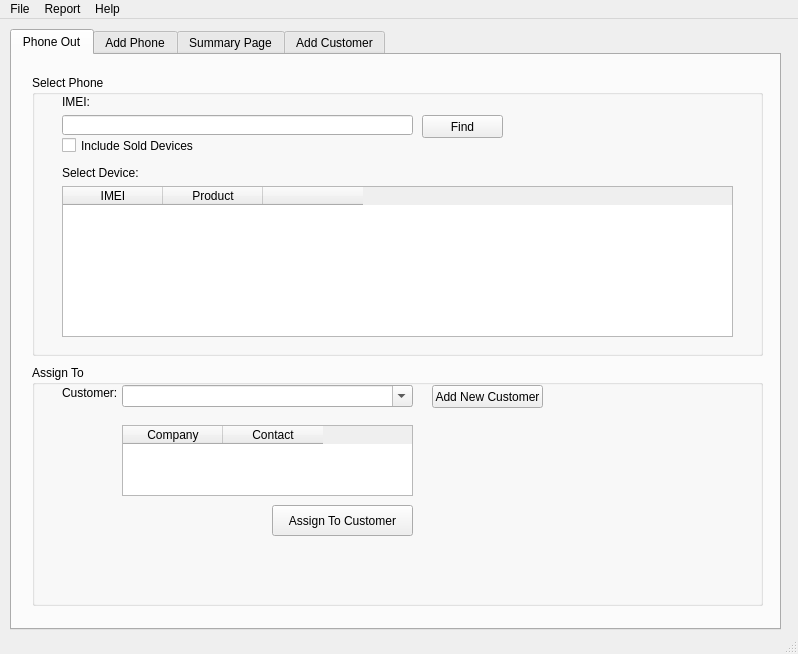
<?xml version="1.0" encoding="UTF-8"?>
<ui version="4.0">
 <class>MainWindow</class>
 <widget class="QMainWindow" name="MainWindow">
  <property name="geometry">
   <rect>
    <x>0</x>
    <y>0</y>
    <width>798</width>
    <height>654</height>
   </rect>
  </property>
  <property name="windowTitle">
   <string>MainWindow</string>
  </property>
  <widget class="QWidget" name="centralwidget">
   <widget class="QTabWidget" name="tabWindow">
    <property name="geometry">
     <rect>
      <x>10</x>
      <y>10</y>
      <width>771</width>
      <height>601</height>
     </rect>
    </property>
    <property name="currentIndex">
     <number>0</number>
    </property>
    <widget class="QWidget" name="tab_2">
     <attribute name="title">
      <string>Phone Out</string>
     </attribute>
     <widget class="QGroupBox" name="groupBox_5">
      <property name="geometry">
       <rect>
        <x>20</x>
        <y>310</y>
        <width>731</width>
        <height>241</height>
       </rect>
      </property>
      <property name="title">
       <string>Assign To</string>
      </property>
      <widget class="QPushButton" name="phoneOut_assignPhoneToCustomer_pushButton">
       <property name="geometry">
        <rect>
         <x>240</x>
         <y>140</y>
         <width>141</width>
         <height>31</height>
        </rect>
       </property>
       <property name="text">
        <string>Assign To Customer</string>
       </property>
      </widget>
      <widget class="QPushButton" name="phoneOut_addCustomer_pushButton">
       <property name="geometry">
        <rect>
         <x>400</x>
         <y>20</y>
         <width>111</width>
         <height>23</height>
        </rect>
       </property>
       <property name="text">
        <string>Add New Customer</string>
       </property>
      </widget>
      <widget class="QLabel" name="label">
       <property name="geometry">
        <rect>
         <x>30</x>
         <y>20</y>
         <width>61</width>
         <height>16</height>
        </rect>
       </property>
       <property name="text">
        <string>Customer:</string>
       </property>
      </widget>
      <widget class="QTableWidget" name="phoneOut_displayCustomer_tableWidget">
       <property name="geometry">
        <rect>
         <x>90</x>
         <y>60</y>
         <width>291</width>
         <height>71</height>
        </rect>
       </property>
       <column>
        <property name="text">
         <string>Company</string>
        </property>
       </column>
       <column>
        <property name="text">
         <string>Contact</string>
        </property>
       </column>
      </widget>
      <widget class="QComboBox" name="phoneOut_findCustomer_comboBox">
       <property name="geometry">
        <rect>
         <x>90</x>
         <y>20</y>
         <width>291</width>
         <height>22</height>
        </rect>
       </property>
       <property name="editable">
        <bool>true</bool>
       </property>
      </widget>
     </widget>
     <widget class="QGroupBox" name="groupBox_6">
      <property name="geometry">
       <rect>
        <x>20</x>
        <y>20</y>
        <width>731</width>
        <height>281</height>
       </rect>
      </property>
      <property name="title">
       <string>Select Phone</string>
      </property>
      <widget class="QLineEdit" name="phoneOut_findIMEI_lineEdit">
       <property name="geometry">
        <rect>
         <x>30</x>
         <y>40</y>
         <width>351</width>
         <height>20</height>
        </rect>
       </property>
      </widget>
      <widget class="QCheckBox" name="phoneOut_checkBox_includeSold">
       <property name="geometry">
        <rect>
         <x>30</x>
         <y>60</y>
         <width>191</width>
         <height>21</height>
        </rect>
       </property>
       <property name="text">
        <string>Include Sold Devices</string>
       </property>
      </widget>
      <widget class="QTableWidget" name="phoneOut_findIMEI_tableWidget">
       <property name="geometry">
        <rect>
         <x>30</x>
         <y>111</y>
         <width>671</width>
         <height>151</height>
        </rect>
       </property>
       <column>
        <property name="text">
         <string>IMEI</string>
        </property>
       </column>
       <column>
        <property name="text">
         <string>Product</string>
        </property>
       </column>
       <column>
        <property name="text">
         <string/>
        </property>
       </column>
      </widget>
      <widget class="QLabel" name="label_2">
       <property name="geometry">
        <rect>
         <x>30</x>
         <y>20</y>
         <width>47</width>
         <height>13</height>
        </rect>
       </property>
       <property name="text">
        <string>IMEI:</string>
       </property>
      </widget>
      <widget class="QPushButton" name="phoneOut_findIMEI_pushButton">
       <property name="geometry">
        <rect>
         <x>390</x>
         <y>40</y>
         <width>81</width>
         <height>23</height>
        </rect>
       </property>
       <property name="text">
        <string>Find</string>
       </property>
      </widget>
      <widget class="QLabel" name="label_10">
       <property name="geometry">
        <rect>
         <x>30</x>
         <y>90</y>
         <width>161</width>
         <height>16</height>
        </rect>
       </property>
       <property name="text">
        <string>Select Device:</string>
       </property>
      </widget>
     </widget>
    </widget>
    <widget class="QWidget" name="tab">
     <attribute name="title">
      <string>Add Phone</string>
     </attribute>
     <widget class="QGroupBox" name="groupBox">
      <property name="geometry">
       <rect>
        <x>20</x>
        <y>20</y>
        <width>721</width>
        <height>171</height>
       </rect>
      </property>
      <property name="title">
       <string>Add Device</string>
      </property>
      <widget class="QComboBox" name="addPhone_model_comboBox">
       <property name="geometry">
        <rect>
         <x>30</x>
         <y>40</y>
         <width>191</width>
         <height>22</height>
        </rect>
       </property>
       <property name="editable">
        <bool>true</bool>
       </property>
      </widget>
      <widget class="QComboBox" name="addPhone_grade_comboBox">
       <property name="geometry">
        <rect>
         <x>340</x>
         <y>40</y>
         <width>81</width>
         <height>22</height>
        </rect>
       </property>
       <property name="editable">
        <bool>true</bool>
       </property>
      </widget>
      <widget class="QLabel" name="label_3">
       <property name="geometry">
        <rect>
         <x>30</x>
         <y>20</y>
         <width>47</width>
         <height>13</height>
        </rect>
       </property>
       <property name="text">
        <string>Model</string>
       </property>
      </widget>
      <widget class="QLabel" name="label_4">
       <property name="geometry">
        <rect>
         <x>240</x>
         <y>20</y>
         <width>47</width>
         <height>13</height>
        </rect>
       </property>
       <property name="text">
        <string>Storage</string>
       </property>
      </widget>
      <widget class="QLabel" name="label_6">
       <property name="geometry">
        <rect>
         <x>440</x>
         <y>20</y>
         <width>47</width>
         <height>13</height>
        </rect>
       </property>
       <property name="text">
        <string>Color</string>
       </property>
      </widget>
      <widget class="QComboBox" name="addPhone_color_comboBox">
       <property name="geometry">
        <rect>
         <x>440</x>
         <y>40</y>
         <width>111</width>
         <height>22</height>
        </rect>
       </property>
       <property name="editable">
        <bool>true</bool>
       </property>
      </widget>
      <widget class="QLabel" name="label_5">
       <property name="geometry">
        <rect>
         <x>340</x>
         <y>20</y>
         <width>47</width>
         <height>13</height>
        </rect>
       </property>
       <property name="text">
        <string>Grade</string>
       </property>
      </widget>
      <widget class="QLabel" name="label_7">
       <property name="geometry">
        <rect>
         <x>570</x>
         <y>20</y>
         <width>121</width>
         <height>16</height>
        </rect>
       </property>
       <property name="text">
        <string>Product ID(optional)</string>
       </property>
      </widget>
      <widget class="QComboBox" name="addPhone_storage_comboBox">
       <property name="geometry">
        <rect>
         <x>240</x>
         <y>40</y>
         <width>81</width>
         <height>22</height>
        </rect>
       </property>
       <property name="editable">
        <bool>true</bool>
       </property>
      </widget>
      <widget class="QLineEdit" name="addPhone_imei_lineEdit">
       <property name="geometry">
        <rect>
         <x>30</x>
         <y>90</y>
         <width>391</width>
         <height>20</height>
        </rect>
       </property>
      </widget>
      <widget class="QLabel" name="label_8">
       <property name="geometry">
        <rect>
         <x>30</x>
         <y>70</y>
         <width>47</width>
         <height>13</height>
        </rect>
       </property>
       <property name="text">
        <string>IMEI</string>
       </property>
      </widget>
      <widget class="QLineEdit" name="addPhone_productID_lineEdit">
       <property name="geometry">
        <rect>
         <x>570</x>
         <y>40</y>
         <width>121</width>
         <height>20</height>
        </rect>
       </property>
      </widget>
      <widget class="QLabel" name="label_9">
       <property name="geometry">
        <rect>
         <x>30</x>
         <y>120</y>
         <width>61</width>
         <height>16</height>
        </rect>
       </property>
       <property name="text">
        <string>Last Added:</string>
       </property>
      </widget>
      <widget class="QLabel" name="addPhone_displayFullName_label">
       <property name="geometry">
        <rect>
         <x>110</x>
         <y>120</y>
         <width>361</width>
         <height>16</height>
        </rect>
       </property>
       <property name="text">
        <string/>
       </property>
      </widget>
      <widget class="QLabel" name="addPhone_displayIMEI_label">
       <property name="geometry">
        <rect>
         <x>110</x>
         <y>140</y>
         <width>47</width>
         <height>13</height>
        </rect>
       </property>
       <property name="text">
        <string/>
       </property>
      </widget>
      <widget class="QPushButton" name="addPhone_addPhone_pushButton">
       <property name="geometry">
        <rect>
         <x>440</x>
         <y>90</y>
         <width>101</width>
         <height>23</height>
        </rect>
       </property>
       <property name="text">
        <string>Add</string>
       </property>
      </widget>
     </widget>
     <widget class="QGroupBox" name="groupBox_2">
      <property name="geometry">
       <rect>
        <x>20</x>
        <y>200</y>
        <width>721</width>
        <height>351</height>
       </rect>
      </property>
      <property name="title">
       <string>New Phone</string>
      </property>
      <widget class="QTableWidget" name="addPhone_tableWidget_displayAddedPhones">
       <property name="geometry">
        <rect>
         <x>10</x>
         <y>20</y>
         <width>701</width>
         <height>281</height>
        </rect>
       </property>
       <column>
        <property name="text">
         <string>Product ID</string>
        </property>
       </column>
       <column>
        <property name="text">
         <string>Product Name</string>
        </property>
       </column>
       <column>
        <property name="text">
         <string>IMEI</string>
        </property>
       </column>
       <column>
        <property name="text">
         <string>Delete</string>
        </property>
       </column>
      </widget>
      <widget class="QPushButton" name="addPhone_pushButton_confirmChange">
       <property name="geometry">
        <rect>
         <x>250</x>
         <y>310</y>
         <width>171</width>
         <height>31</height>
        </rect>
       </property>
       <property name="text">
        <string>Confirm</string>
       </property>
      </widget>
     </widget>
    </widget>
    <widget class="QWidget" name="tab_4">
     <attribute name="title">
      <string>Summary Page</string>
     </attribute>
     <widget class="QGroupBox" name="summaryPage_groupBox_addToWebsite">
      <property name="geometry">
       <rect>
        <x>20</x>
        <y>20</y>
        <width>731</width>
        <height>531</height>
       </rect>
      </property>
      <property name="title">
       <string>Add to website</string>
      </property>
      <widget class="QTableWidget" name="addPhone_newQty_tableWidget">
       <property name="geometry">
        <rect>
         <x>10</x>
         <y>30</y>
         <width>711</width>
         <height>461</height>
        </rect>
       </property>
       <column>
        <property name="text">
         <string>ID</string>
        </property>
       </column>
       <column>
        <property name="text">
         <string>Product</string>
        </property>
       </column>
       <column>
        <property name="text">
         <string>Total Qty</string>
        </property>
       </column>
       <column>
        <property name="text">
         <string>Updated on website</string>
        </property>
       </column>
      </widget>
     </widget>
    </widget>
    <widget class="QWidget" name="tab_3">
     <attribute name="title">
      <string>Add Customer</string>
     </attribute>
     <widget class="QGroupBox" name="groupBox_3">
      <property name="geometry">
       <rect>
        <x>20</x>
        <y>20</y>
        <width>321</width>
        <height>321</height>
       </rect>
      </property>
      <property name="title">
       <string>Add Customer</string>
      </property>
      <widget class="QLineEdit" name="addCustomer_addCompany_lineEdit">
       <property name="geometry">
        <rect>
         <x>110</x>
         <y>39</y>
         <width>181</width>
         <height>31</height>
        </rect>
       </property>
      </widget>
      <widget class="QLineEdit" name="addCustomer_addName_lineEdit">
       <property name="geometry">
        <rect>
         <x>110</x>
         <y>89</y>
         <width>181</width>
         <height>31</height>
        </rect>
       </property>
      </widget>
      <widget class="QLineEdit" name="addCustomer_addPhone_lineEdit">
       <property name="geometry">
        <rect>
         <x>110</x>
         <y>139</y>
         <width>181</width>
         <height>31</height>
        </rect>
       </property>
      </widget>
      <widget class="QLineEdit" name="addCustomer_addEmail_lineEdit">
       <property name="geometry">
        <rect>
         <x>110</x>
         <y>189</y>
         <width>181</width>
         <height>31</height>
        </rect>
       </property>
      </widget>
      <widget class="QLabel" name="label_12">
       <property name="geometry">
        <rect>
         <x>30</x>
         <y>50</y>
         <width>47</width>
         <height>13</height>
        </rect>
       </property>
       <property name="text">
        <string>Company</string>
       </property>
      </widget>
      <widget class="QLabel" name="label_13">
       <property name="geometry">
        <rect>
         <x>30</x>
         <y>100</y>
         <width>47</width>
         <height>13</height>
        </rect>
       </property>
       <property name="text">
        <string>Name</string>
       </property>
      </widget>
      <widget class="QLabel" name="label_14">
       <property name="geometry">
        <rect>
         <x>30</x>
         <y>150</y>
         <width>47</width>
         <height>13</height>
        </rect>
       </property>
       <property name="text">
        <string>Phone</string>
       </property>
      </widget>
      <widget class="QLabel" name="label_15">
       <property name="geometry">
        <rect>
         <x>30</x>
         <y>200</y>
         <width>47</width>
         <height>13</height>
        </rect>
       </property>
       <property name="text">
        <string>Email</string>
       </property>
      </widget>
      <widget class="QPushButton" name="addCustomer_addCustomer_pushCustomer">
       <property name="geometry">
        <rect>
         <x>100</x>
         <y>240</y>
         <width>91</width>
         <height>23</height>
        </rect>
       </property>
       <property name="text">
        <string>Add Customer</string>
       </property>
      </widget>
     </widget>
     <widget class="QGroupBox" name="groupBox_4">
      <property name="geometry">
       <rect>
        <x>380</x>
        <y>20</y>
        <width>351</width>
        <height>321</height>
       </rect>
      </property>
      <property name="title">
       <string>Edit Customer</string>
      </property>
      <widget class="QLineEdit" name="addCustomer_editCompany_lineEdit">
       <property name="geometry">
        <rect>
         <x>120</x>
         <y>39</y>
         <width>191</width>
         <height>31</height>
        </rect>
       </property>
      </widget>
      <widget class="QLineEdit" name="addCustomer_editName_lineEdit">
       <property name="geometry">
        <rect>
         <x>120</x>
         <y>89</y>
         <width>191</width>
         <height>31</height>
        </rect>
       </property>
      </widget>
      <widget class="QLineEdit" name="addCustomer_editPhone_lineEdit">
       <property name="geometry">
        <rect>
         <x>120</x>
         <y>139</y>
         <width>191</width>
         <height>31</height>
        </rect>
       </property>
      </widget>
      <widget class="QLineEdit" name="addCustomer_editEmail_lineEdit">
       <property name="geometry">
        <rect>
         <x>120</x>
         <y>189</y>
         <width>191</width>
         <height>31</height>
        </rect>
       </property>
      </widget>
      <widget class="QLabel" name="label_16">
       <property name="geometry">
        <rect>
         <x>40</x>
         <y>50</y>
         <width>47</width>
         <height>13</height>
        </rect>
       </property>
       <property name="text">
        <string>Company</string>
       </property>
      </widget>
      <widget class="QLabel" name="label_17">
       <property name="geometry">
        <rect>
         <x>40</x>
         <y>100</y>
         <width>47</width>
         <height>13</height>
        </rect>
       </property>
       <property name="text">
        <string>Name</string>
       </property>
      </widget>
      <widget class="QLabel" name="label_18">
       <property name="geometry">
        <rect>
         <x>40</x>
         <y>150</y>
         <width>47</width>
         <height>13</height>
        </rect>
       </property>
       <property name="text">
        <string>Phone</string>
       </property>
      </widget>
      <widget class="QLabel" name="label_19">
       <property name="geometry">
        <rect>
         <x>40</x>
         <y>200</y>
         <width>47</width>
         <height>13</height>
        </rect>
       </property>
       <property name="text">
        <string>Email</string>
       </property>
      </widget>
      <widget class="QPushButton" name="addCustomer_editSearch_pushButton">
       <property name="geometry">
        <rect>
         <x>120</x>
         <y>240</y>
         <width>81</width>
         <height>23</height>
        </rect>
       </property>
       <property name="text">
        <string>Search</string>
       </property>
      </widget>
      <widget class="QPushButton" name="addCustomer_editConfirm_pushButton">
       <property name="geometry">
        <rect>
         <x>230</x>
         <y>240</y>
         <width>81</width>
         <height>23</height>
        </rect>
       </property>
       <property name="text">
        <string>Confirm</string>
       </property>
      </widget>
     </widget>
    </widget>
   </widget>
  </widget>
  <widget class="QMenuBar" name="menubar">
   <property name="geometry">
    <rect>
     <x>0</x>
     <y>0</y>
     <width>798</width>
     <height>21</height>
    </rect>
   </property>
   <widget class="QMenu" name="menuFile">
    <property name="title">
     <string>File</string>
    </property>
    <addaction name="menu_import_action"/>
    <addaction name="menu_export_action"/>
   </widget>
   <widget class="QMenu" name="menuReport">
    <property name="title">
     <string>Report</string>
    </property>
    <addaction name="menu_customerHistory_action"/>
    <addaction name="separator"/>
    <addaction name="menu_stockTake_action"/>
   </widget>
   <widget class="QMenu" name="menusdfs">
    <property name="title">
     <string>Help</string>
    </property>
    <addaction name="menu_helpYourself_action"/>
   </widget>
   <addaction name="menuFile"/>
   <addaction name="menuReport"/>
   <addaction name="menusdfs"/>
  </widget>
  <widget class="QStatusBar" name="statusbar"/>
  <action name="menu_import_action">
   <property name="text">
    <string>Import CSV</string>
   </property>
  </action>
  <action name="menu_export_action">
   <property name="text">
    <string>Export CSV</string>
   </property>
  </action>
  <action name="menu_customerHistory_action">
   <property name="text">
    <string>Customer Purchase History</string>
   </property>
  </action>
  <action name="menu_stockTake_action">
   <property name="text">
    <string>Stock Take Report</string>
   </property>
  </action>
  <action name="menu_helpYourself_action">
   <property name="text">
    <string>Yourself</string>
   </property>
  </action>
 </widget>
 <resources/>
 <connections/>
</ui>
